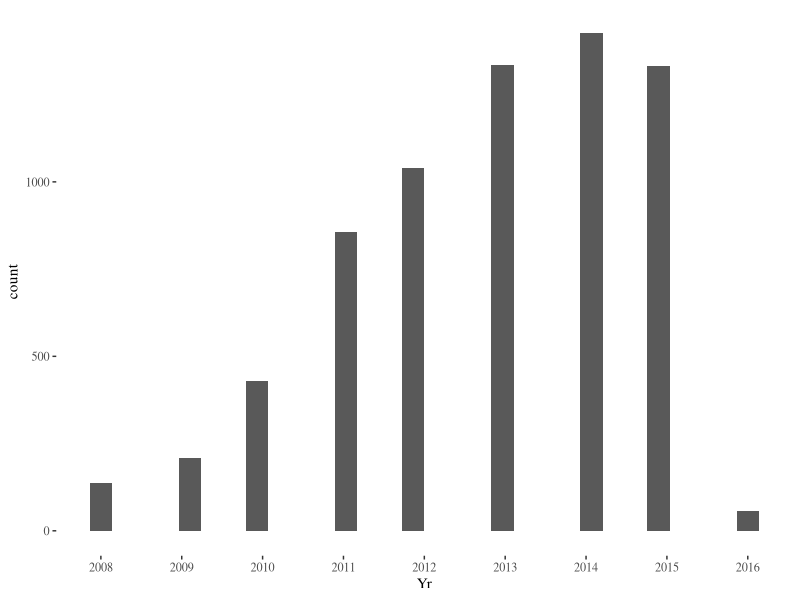
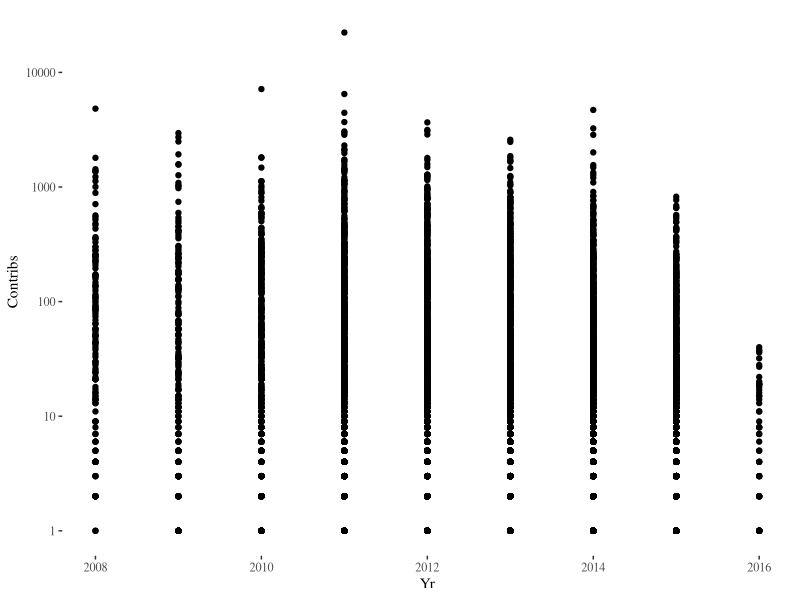
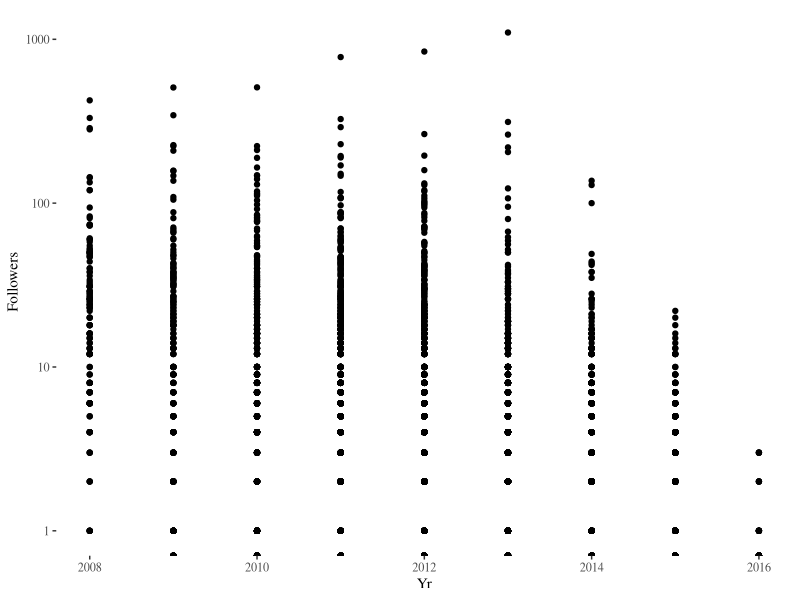
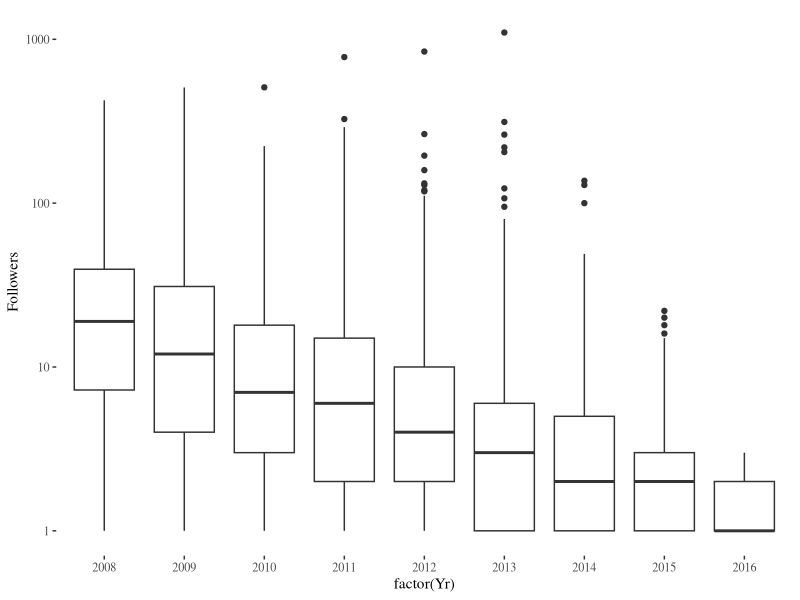
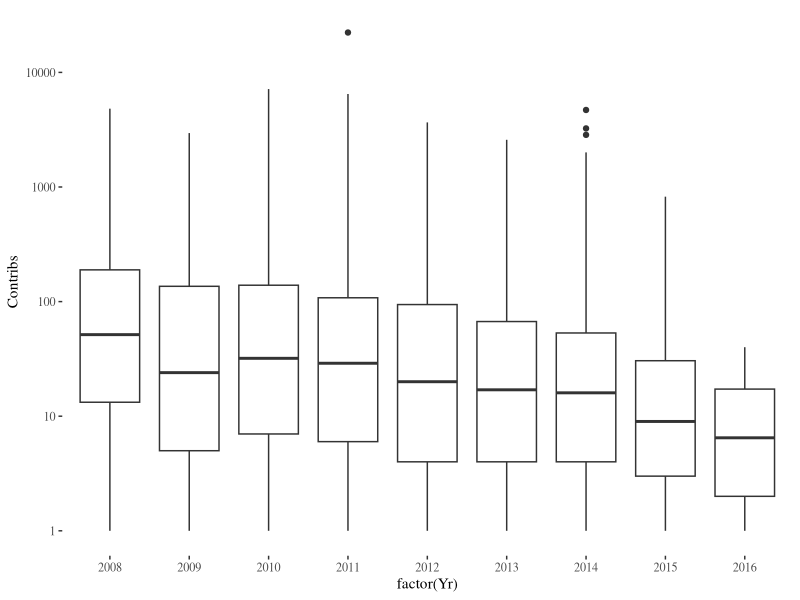
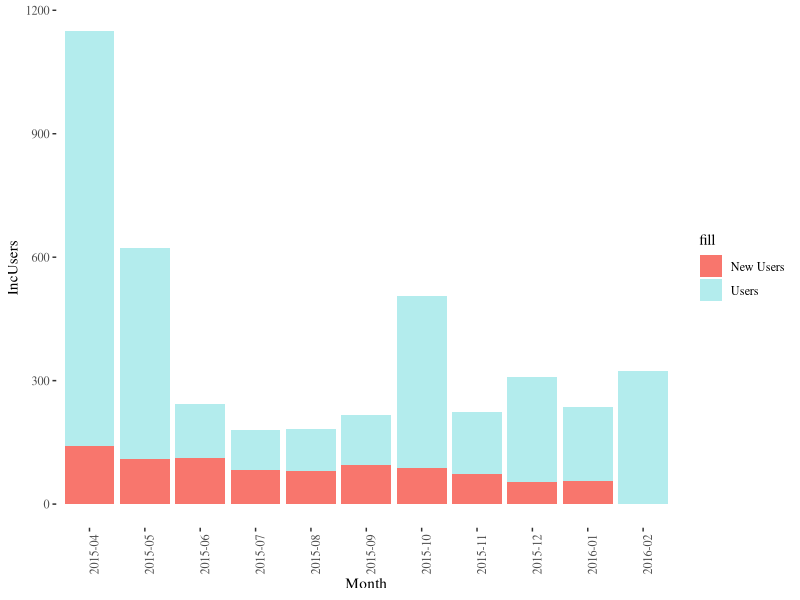
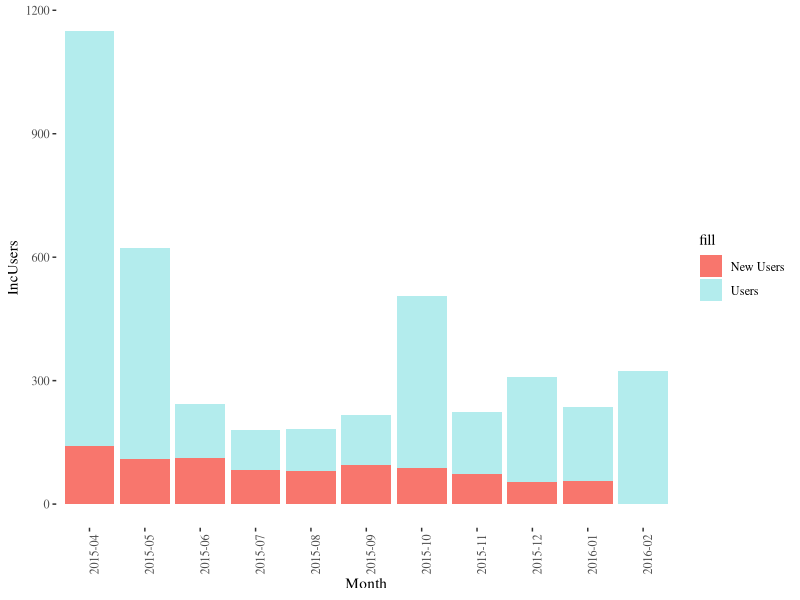

Write R code to recreate these figures, in order.
library("ggplot2")
library("ggthemes")

data <- read.csv("../data/date-followers-contrib.csv")

ggplot( data, aes(x=Yr,y=..count..))+geom_bar(stat='bin')+scale_x_continuous(breaks=c(2007:2016))+  theme_tufte()

ggplot( data, aes(x=Yr,y=Contribs))+geom_point()+scale_y_log10()+  theme_tufte()
ggplot( data, aes(x=Yr,y=Followers))+geom_point()+scale_y_log10()+  theme_tufte()

qplot(factor(Yr), Followers, data = data, geom = "boxplot")+scale_y_log10()+  theme_tufte()
qplot(factor(Yr), Contribs, data = data, geom = "boxplot")+scale_y_log10()+  theme_tufte()

users <- read.csv("../data/users-month.csv")
ggplot(data=users)+geom_bar(aes(x=Month,y=IncUsers,fill='Users'),alpha=.3,stat='identity')+geom_bar(aes(x=Month,y=NewUsers,fill='New Users'),stat='identity')+theme_tufte()+ theme(axis.text.x = element_text(angle = 90, hjust = 1))
ggsave("users.png",height=3,width=4,dpi=300)
